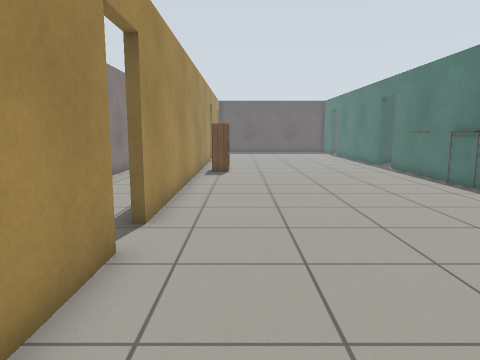
View 1 (above)

24 first-person views from a walk through a robot-simulator world made for Gazebo. The camera is 1 m above the floor, tilts 8° down and sees 70° across. The floor is counted in squares, 0.5 m on a side. Each view is taken from the middle of a square. On the plan, view 1 faces up. The plan holds only what a view shows up to about 18 squares ahead; the rest is blank. The robots in the file are not drawn. Gazebo's built-in surfaces are drawn with simple patterns.

View 2
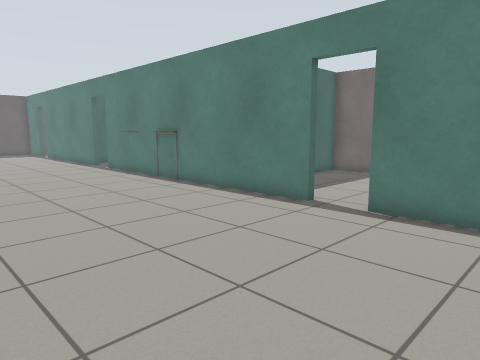

View 3
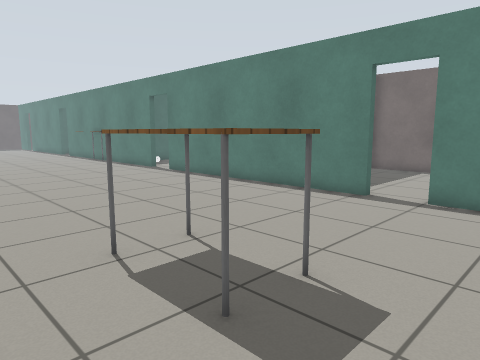

View 4
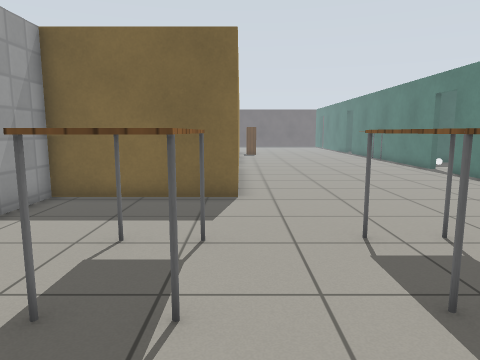

View 5
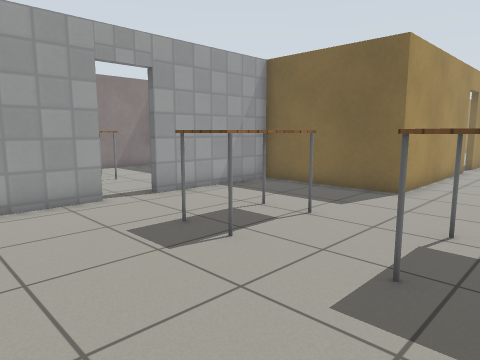

View 6
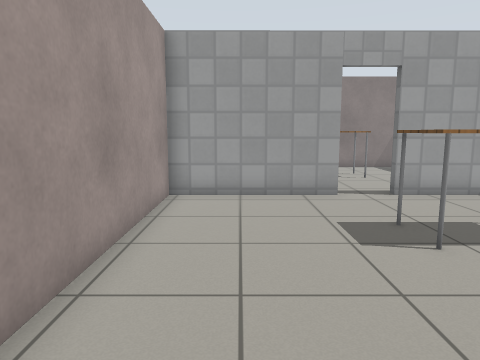

View 7
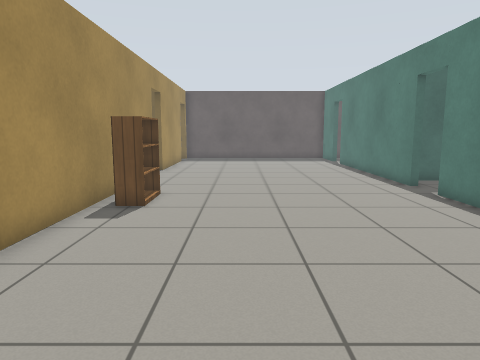

View 8
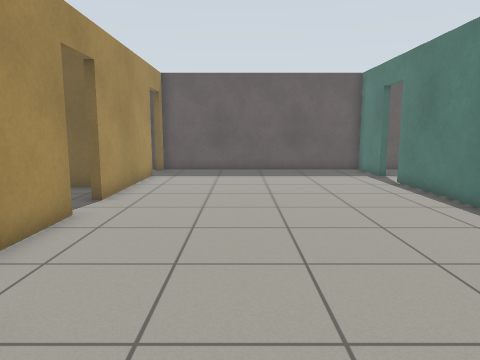

View 9
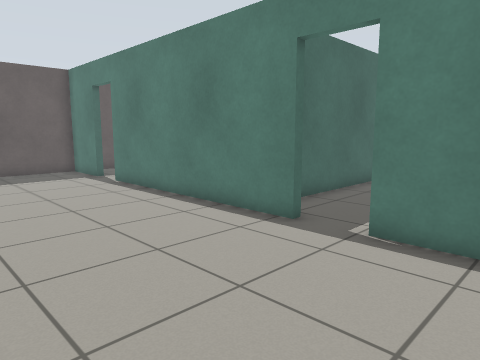

View 10
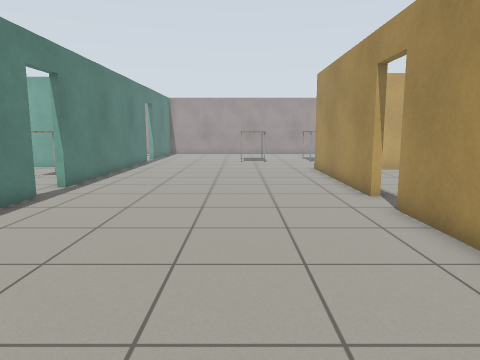

View 11
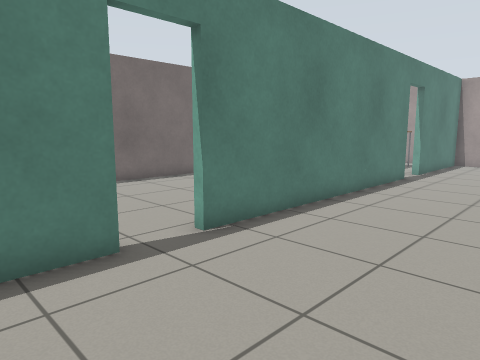

View 12
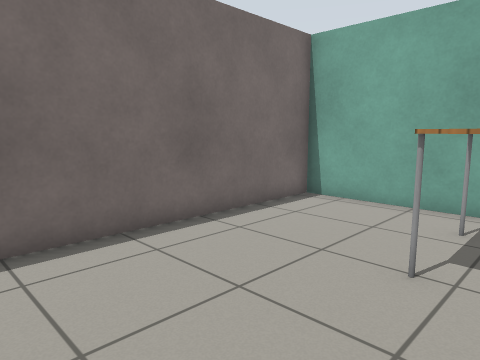

View 13
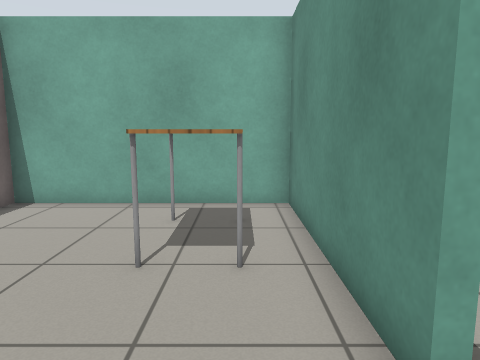

View 14
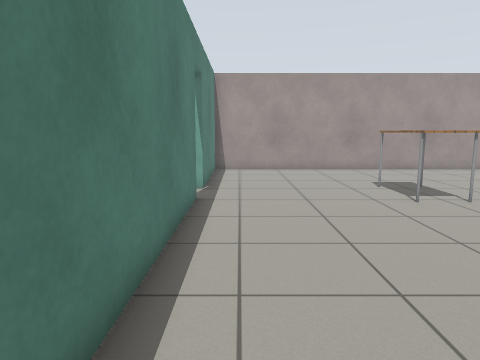

View 15
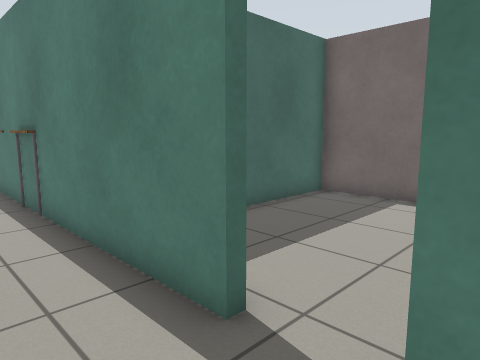

View 16
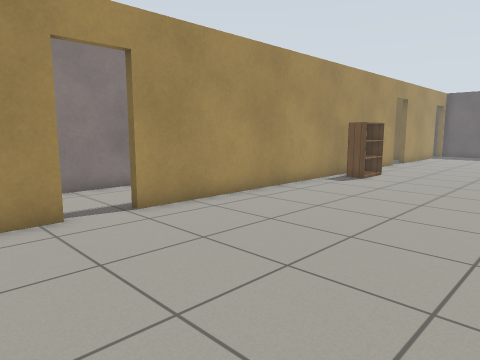

View 17
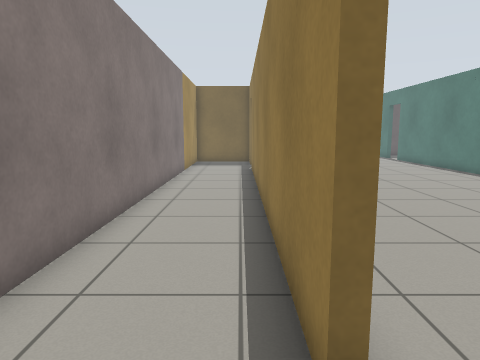

View 18
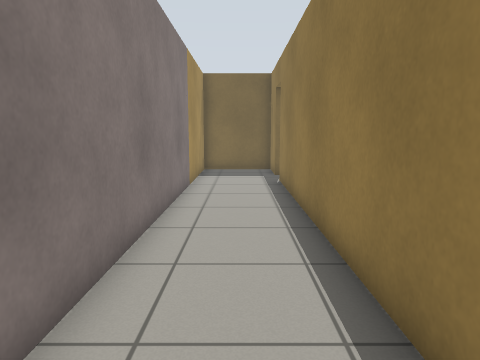

View 19
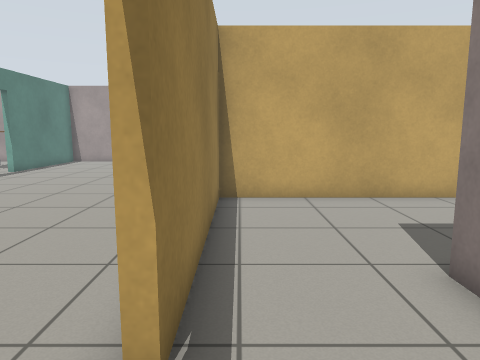

View 20
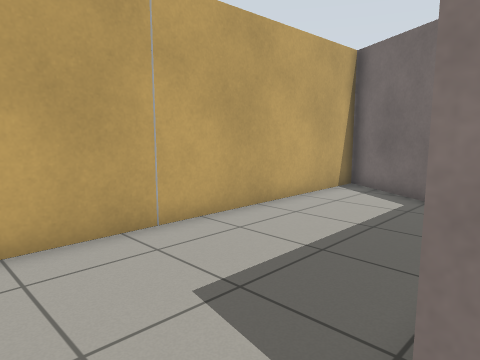

View 21
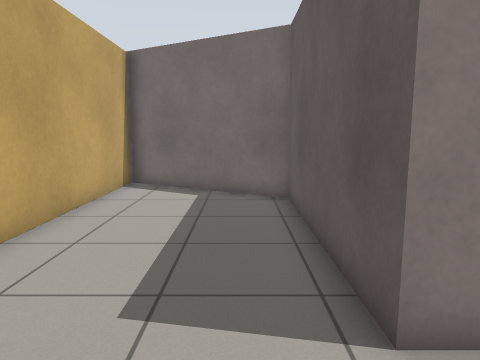

View 22
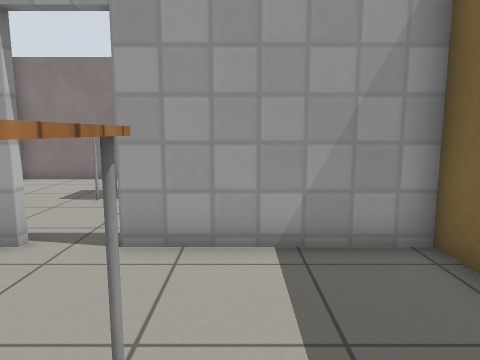

View 23
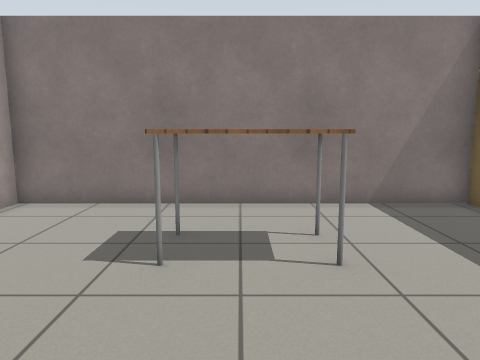

View 24
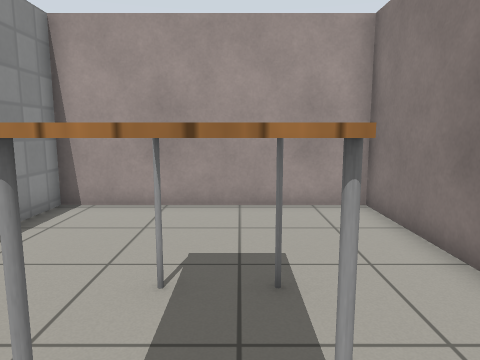

### Floor plan
Points are (right, up) in squares from view 1. A wall is a line through its corners. A room is listed if a view was taken in it or the views show most of it. See-through windows are left out.
Room 1 (views 1, 2, 3, 4, 5, 6, 7, 8, 9, 10, 11, 14, 15, 16, 22, 23)
walls: (-2.1, 5.6) (-2.1, -2.6) (-7.8, -2.6) (-7.8, -8.1); (8.3, 5.5) (8.3, 11.5); (8.3, 13.4) (8.3, 18.9); (8.3, 20.6) (8.3, 29.7); (8.3, -7.3) (8.3, 3.7); (-2.1, 24.1) (-2.1, 7.2); (-7.8, -9.9) (-7.8, -15.3) (8.4, -15.3); (8.3, -15) (8.3, -9); (-2.1, 31.9) (-2.1, 25.9); (8.3, 31.5) (8.3, 34.2) (-2.1, 34.2)
ways out: open door at (8.5, 4.5) to room 2; open door at (-2, 6.5) to room 3; open door at (-2, 25) to room 3; open door at (-8, -9) to room 4; open door at (-2, 32.5); open door at (8, 30.5); open door at (8.3, -8.3); open door at (8.3, 19.7)
objects: table (-4, -10) to (-3, -7); bookshelf (-1, 17) to (-1, 19); table (0, -10) to (2, -7); table (8, 12) to (8, 13); other object (8, 16)
Room 2 (views 12, 13)
walls: (8.6, 3.8) (8.6, -3.5) (16.4, -3.5) (16.3, 9.3) (12.5, 9.3)
ways out: open door at (8.5, 4.5) to room 1
objects: table (10, 1) to (12, 1); table (11, -2) to (12, -1)
Room 3 (views 17, 18, 19, 20, 21)
walls: (-2.4, 7.2) (-2.4, 24.1); (-5.9, 4.3) (-5.9, 3.4) (-13.2, 3.4) (-16.5, -2.3) (-2.4, -2.3) (-2.4, 5.5); (-2.4, 25.9) (-2.4, 28.3) (-5.9, 28.3) (-5.9, 6.6)
ways out: open door at (-2, 6.5) to room 1; open door at (-2, 25) to room 1
Room 4 (view 24)
walls: (-16.5, -2.6) (-16.5, -15.3) (-8.1, -15.3) (-8.1, -13.1)
ways out: open door at (-8, -9) to room 1
objects: table (-14, -10) to (-12, -7)

Where each view was taken, in squares from view 1:
view 1: 0 up, 0 right, facing up
view 2: 0 up, 0 right, facing up-right
view 3: 12 down, 2 left, facing up-right
view 4: 13 down, 2 left, facing up
view 5: 14 down, 2 right, facing up-left
view 6: 13 down, 3 right, facing left
view 7: 8 up, 2 right, facing up
view 8: 16 up, 2 right, facing up
view 9: 16 up, 2 right, facing up-right
view 10: 16 up, 2 right, facing down
view 11: 8 up, 3 right, facing down-right
view 12: 6 up, 10 right, facing down-right
view 13: 6 up, 10 right, facing down
view 14: 3 up, 7 right, facing down
view 15: 3 up, 6 right, facing up-right
view 16: 3 up, 6 right, facing up-left
view 17: 5 up, 3 left, facing up
view 18: 10 up, 4 left, facing up
view 19: 8 up, 3 left, facing down
view 20: 4 up, 4 left, facing down-left
view 21: 2 up, 3 left, facing left
view 22: 6 down, 2 left, facing left
view 23: 9 down, 7 left, facing left
view 24: 6 down, 13 left, facing down
